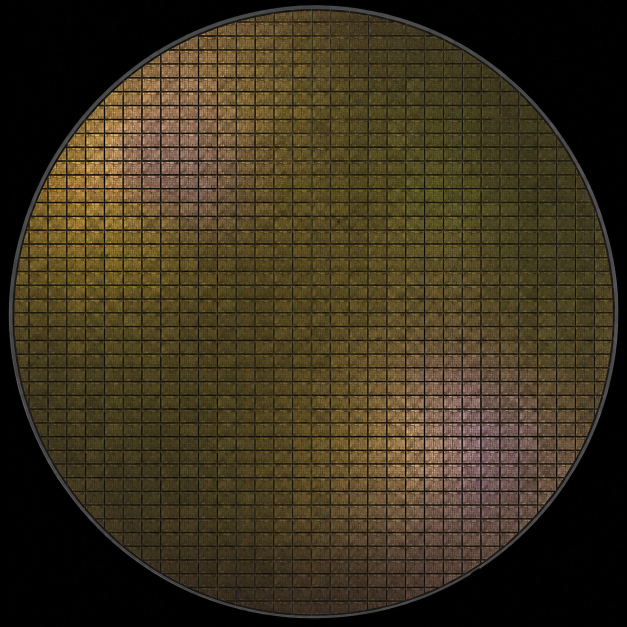
#> input picture codex/sample_img/natural_amber_olive_bronze.png, 1254 x 1254 px (shown at 1/2 size)
$ python -i wafer_via.py   (imports and definitions only)   (older library calls are emulated)
#> lines starting #> are read from the running program, lines starting #| are printed output that depends on the picture; after the words box and inside, x2 and y2 are one past the last pixel; in counts of white or black regions, pixels touching at a corner belong together
#> further down, picture is the input picture: shape (1254, 1254, 3); mean B, G, R 29.5, 49.8, 59.9
"""YOLO cross-points to a wafer die map.

The detector model owns cross-point detection.  This module only converts its
512 x 512 centre-clip coordinates into a centre corner, X/Y pitch, grid angle,
wafer boundary, die map, overlays, and ``locate_die`` results.  No fixed die or
street colour is used.
"""

from __future__ import annotations

import math
from dataclasses import dataclass, field, replace
from pathlib import Path
from typing import Any, Dict, Iterable, List, Literal, Mapping, Optional, Sequence, Tuple, Union

import cv2
import numpy as np


ImageInput = Union[str, Path, np.ndarray]
Point = Tuple[float, float]
PointPair = Tuple[Point, Point]
DetectionFormat = Literal[
    "auto", "point", "point_conf", "xyxy", "xywh", "yolo_txt", "xyxy_conf_class"
]
RefinementMode = Literal["auto", "gradient", "corner_color", "cross_lines"]
AngleMode = Literal["robust", "local"]

__all__ = [
    "GridEstimate",
    "WaferBoundary",
    "WaferDieMap",
    "inspect_yolo_results",
    "parse_yolo_points",
    "refine_cross_point",
    "estimate_grid_from_yolo",
    "detect_wafer_boundary",
    "generate_die_map",
    "build_die_map_from_yolo",
    "build_die_map",
    "locate_die",
    "align_wafer_image",
    "transform_point_to_aligned",
    "transform_point_to_original",
    "make_clip_overlay",
    "make_wafer_overlay",
]


def _load_bgr(image: ImageInput) -> np.ndarray:
    if isinstance(image, np.ndarray):
        if image.ndim == 2:
            return cv2.cvtColor(image, cv2.COLOR_GRAY2BGR)
        if image.ndim == 3 and image.shape[2] == 3:
            return image
        if image.ndim == 3 and image.shape[2] == 4:
            return cv2.cvtColor(image, cv2.COLOR_BGRA2BGR)
        raise ValueError(f"Unsupported image shape: {image.shape}")
    loaded = cv2.imread(str(image), cv2.IMREAD_COLOR)
    if loaded is None:
        raise FileNotFoundError(str(image))
    return loaded


def _point(value: Sequence[float]) -> Point:
    return float(value[0]), float(value[1])


@dataclass(frozen=True)
class GridEstimate:
    """Grid geometry measured in centre-clip pixel coordinates.

    ``angle_deg`` is both the clockwise-down image-space grid tilt and the
    positive OpenCV correction angle required to make that grid horizontal.
    """

    points_clip: Tuple[Point, ...]
    center_corner_clip: Point
    side_corner_clip: Point
    below_corner_clip: Point
    pitch_x: float
    pitch_y: float
    angle_deg: float
    angle_x_deg: float
    angle_y_deg: float
    angle_confidence: float
    refined: bool = False
    raw_points_clip: Tuple[Point, ...] = ()
    refinement_confidences: Tuple[float, ...] = ()
    refinement_mode: str = "none"
    center_corner_raw_clip: Optional[Point] = None
    side_corner_raw_clip: Optional[Point] = None
    below_corner_raw_clip: Optional[Point] = None
    angle_mode: str = "local"
    robust_angle_deg: Optional[float] = None
    local_angle_deg: Optional[float] = None
    angle_pairs_clip: Tuple[PointPair, ...] = ()
    angle_pairs_raw_clip: Tuple[PointPair, ...] = ()
    angle_pair_axes: Tuple[str, ...] = ()
    angle_pair_angles_deg: Tuple[float, ...] = ()
    angle_pair_residuals_deg: Tuple[float, ...] = ()
    angle_candidate_count: int = 0

    # [63 lines left out: functions pitch_x_points_clip, pitch_y_points_clip, pitch_x_points_raw_clip, pitch_y_points_raw_clip, to_dict, not called in this run]


@dataclass(frozen=True)
class WaferBoundary:
    center_px: Point
    radius_px: float
    contour_px: np.ndarray = field(repr=False)
    area_px: float = 0.0
    bbox_px: Tuple[int, int, int, int] = (0, 0, 0, 0)
    method: str = ""


@dataclass
class WaferDieMap:
    wafer_cx: int
    wafer_cy: int
    wafer_r: int
    pitch_x: float
    pitch_y: float
    x0: float
    y0: float
    die_w: int
    die_h: int
    pixel_per_unit: float
    dies: List[Dict[str, Any]] = field(default_factory=list)
    dies_by_index: Dict[Tuple[int, int], Dict[str, Any]] = field(default_factory=dict)
    image_shape: Tuple[int, int] = (0, 0)
    rotation_deg: float = 0.0
    grid_angle_deg: float = 0.0
    angle_confidence: float = 1.0
    edge_mode: str = "circle"
    wafer_boundary: Optional[WaferBoundary] = field(default=None, repr=False)
    grid_estimate: Optional[GridEstimate] = field(default=None, repr=False)
    aligned_image: Optional[np.ndarray] = field(default=None, repr=False)
    original_to_aligned_matrix: Optional[np.ndarray] = field(default=None, repr=False)
    aligned_to_original_matrix: Optional[np.ndarray] = field(default=None, repr=False)
    pitch_x_points_full: Optional[PointPair] = None
    pitch_y_points_full: Optional[PointPair] = None
    pitch_x_points_raw_full: Optional[PointPair] = None
    pitch_y_points_raw_full: Optional[PointPair] = None
    detected_pitch_x: Optional[float] = None
    detected_pitch_y: Optional[float] = None
    pitch_source: str = "direct"
    angle_pairs_full: Tuple[PointPair, ...] = ()
    angle_pairs_raw_full: Tuple[PointPair, ...] = ()
    # Coordinate-space and notch diagnostics. The base builder keeps the
    # historical ``original_image`` defaults. The notch builder returns an
    # axis-aligned map in ``aligned_image`` coordinates and records the source
    # angle/origin separately.
    coordinate_space: str = "original_image"
    source_grid_angle_deg: Optional[float] = None
    image_rotation_deg: float = 0.0
    source_x0: Optional[float] = None
    source_y0: Optional[float] = None
    original_wafer_boundary: Optional[WaferBoundary] = field(default=None, repr=False)
    notch_result: Optional[Any] = field(default=None, repr=False)
    notch_overlay_image: Optional[np.ndarray] = field(default=None, repr=False)
    notch_zoom_image: Optional[np.ndarray] = field(default=None, repr=False)

    @property
    def num_dies(self) -> int:
        return len(self.dies)

    # [9 lines left out: functions axis_x, axis_y, not called in this run]

    def get_die(self, ix: int, iy: int) -> Optional[Dict[str, Any]]:
        return self.dies_by_index.get((ix, iy))


# [SECTOR: 10_YOLO_COORDINATES] ----------------------------------------------
# [258 lines left out: functions _tensor_to_numpy, inspect_yolo_results, _load_yolo_rows, parse_yolo_points, not called in this run]


# [SECTOR: 20_COLOR_INVARIANT_REFINEMENT] ------------------------------------
def _profile_street_center(profile: np.ndarray, approximate: float, max_width: int) -> Tuple[float, float]:
    return _profile_street_candidate(profile, approximate, max_width, require_seed_inside=True)


# [427 lines left out: functions _profile_street_candidate, _refinement_odd_kernel, _profile_colour_band_center, _corner_colour_candidate, _cross_lines_axis_candidates, _cross_lines_candidate and 1 more, not called in this run]


# [SECTOR: 30_GRID_ESTIMATION] ------------------------------------------------
def _fold_grid_angle(angle_deg: float) -> float:
    return (float(angle_deg) + 45.0) % 90.0 - 45.0


# [5 lines left out: function _weighted_median, not called in this run]


@dataclass(frozen=True)
class _RobustAngleEstimate:
    angle_deg: float
    confidence: float
    pair_indices: Tuple[Tuple[int, int], ...]
    pair_axes: Tuple[str, ...]
    pair_angles_deg: Tuple[float, ...]
    pair_residuals_deg: Tuple[float, ...]
    candidate_count: int


# [257 lines left out: functions _estimate_grid_orientation, _select_axis_neighbour, estimate_grid_from_yolo, not called in this run]


# [SECTOR: 40_WAFER_BOUNDARY] -------------------------------------------------
def detect_wafer_boundary(
    image: ImageInput,
    *,
    max_dimension: int = 2048,
    min_area_ratio: float = 0.08,
    max_area_ratio: float = 0.98,
) -> WaferBoundary:
    """Find the largest plausible central wafer contour without fixed colour."""
#> called with max_dimension = 2048, min_area_ratio = 0.08, max_area_ratio = 0.98

    source = _load_bgr(image)
    full_height, full_width = source.shape[:2]
    scale = min(1.0, float(max_dimension) / max(full_height, full_width))
    if scale < 1.0:
        small = cv2.resize(source, None, fx=scale, fy=scale, interpolation=cv2.INTER_AREA)
    else:
        small = source
    height, width = small.shape[:2]
    gray = cv2.cvtColor(small, cv2.COLOR_BGR2GRAY)
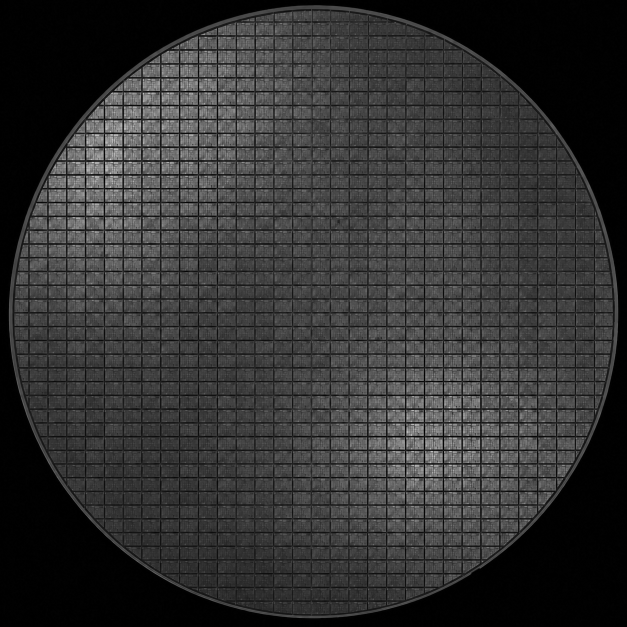
#> gray: shape (1254, 1254) (shown at 1/2 size); min 0, max 234, mean 50.5
    lab = cv2.cvtColor(small, cv2.COLOR_BGR2LAB).astype(np.float32)
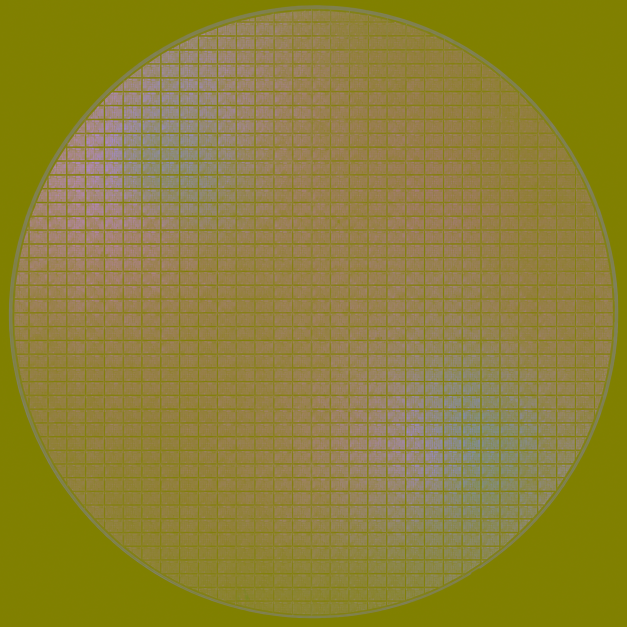
#> lab: shape (1254, 1254, 3) float32 (shown at 1/2 size); mean B, G, R 54.6, 128.9, 141.5
    border = max(2, int(round(min(height, width) * 0.015)))
    border_pixels = np.concatenate(
        (lab[:border].reshape(-1, 3), lab[-border:].reshape(-1, 3),
         lab[:, :border].reshape(-1, 3), lab[:, -border:].reshape(-1, 3)), axis=0
    )
    background = np.median(border_pixels, axis=0)
#> background = [0, 128, 128]
    distance = np.linalg.norm(lab - background, axis=2)
    distance_u8 = cv2.normalize(distance, None, 0, 255, cv2.NORM_MINMAX).astype(np.uint8)
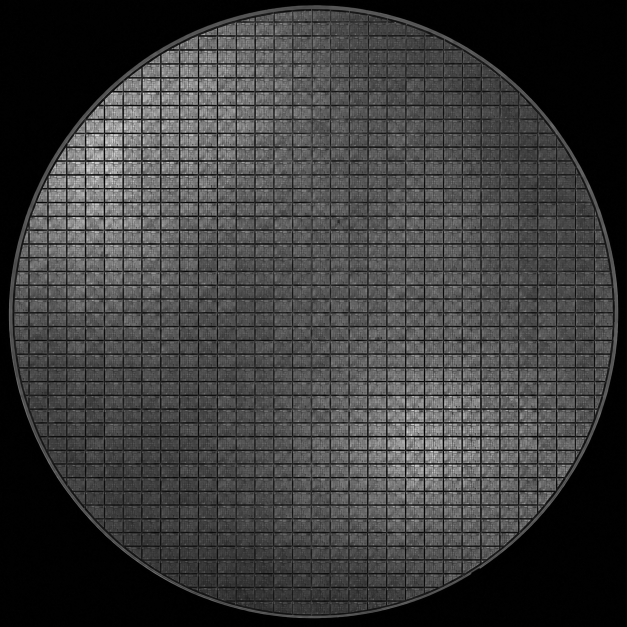
#> distance_u8: shape (1254, 1254) (shown at 1/2 size); min 0, max 254, mean 60.1
    _, distance_mask = cv2.threshold(distance_u8, 0, 255, cv2.THRESH_BINARY + cv2.THRESH_OTSU)
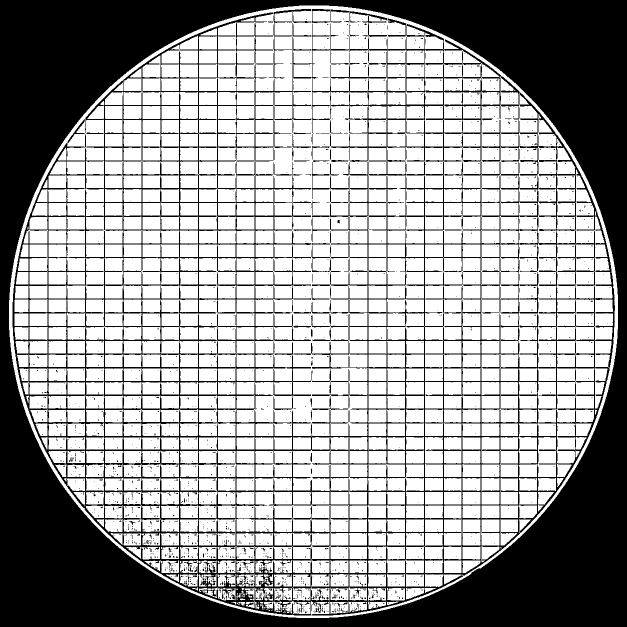
#> distance_mask: shape (1254, 1254) (shown at 1/2 size); 62.8% white; 1749 black regions (1670 under 20 px), largest, box (x1, y1, x2, y2) and area: (0, 0, 1254, 1254) 403116, (25, 18, 1230, 1231) 170078, (699, 22, 775, 74) 645
    _, gray_mask = cv2.threshold(gray, 0, 255, cv2.THRESH_BINARY + cv2.THRESH_OTSU)
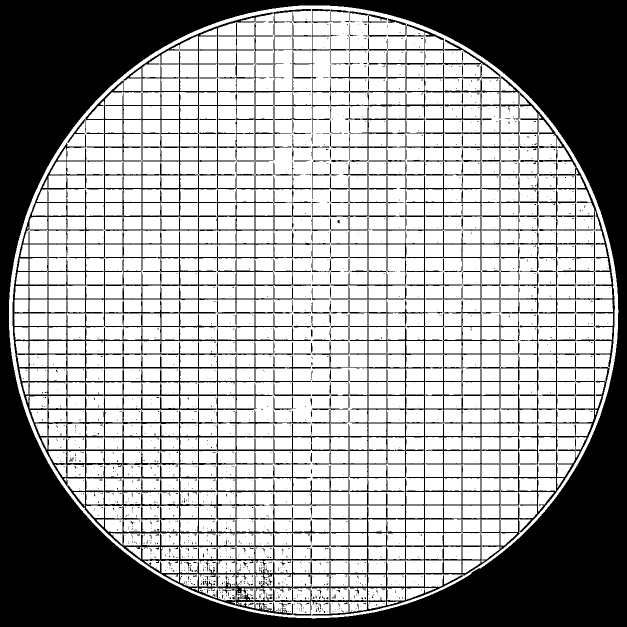
#> gray_mask: shape (1254, 1254) (shown at 1/2 size); 63.3% white; 1547 black regions (1455 under 20 px), largest, box (x1, y1, x2, y2) and area: (0, 0, 1254, 1254) 402915, (25, 18, 1230, 1231) 162055, (964, 240, 1001, 351) 628
    masks = (("lab_border_distance", distance_mask), ("gray_otsu", gray_mask),
             ("gray_otsu_inverse", cv2.bitwise_not(gray_mask)))
    kernel_size = max(3, int(round(min(height, width) * 0.006)) | 1)
    kernel = cv2.getStructuringElement(cv2.MORPH_ELLIPSE, (kernel_size, kernel_size))
    image_area = float(height * width)
#> (the rest of the program and of its run is left out)
